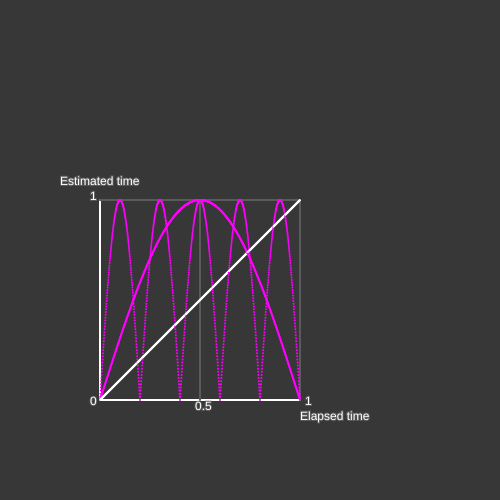
Frame 1 (no input)
Frame 2 (the mouse pressed at the canvas centre, redrawn once): identical to frame 1, image omitted

The p5.js sketch that drew this single still picture (run headless with seeded random() and noise() and a simulated clock; the mouse was pressed at the canvas centre and the sketch redrawn once):

// p5.js sketch
// ── sketch.js
///<reference path="../../p5/intellisense/p5.global-mode.d.ts" />

"use strict";
// global
let can;

function setup() {
  can = createCanvas(500, 500);
} // setup

function draw() {
  background(55);
  translate (100,400)
  strokeWeight(2);
  stroke("white")
  var w = 200;
  line(0,0,w,0);
  line(0,0,0,-w);
  // bords 
  stroke(90)
  line(0,-w,w,-w);
  line(w,-w,w,0); 
// à 50 
  line(w/2,0,w/2,-w)

  fill('white')
  text('1',205,5)
  text('0',-10,5)
  text('0.5',w/2-5,10)
  text('Elapsed time',200,20)
  text('1',-10,-200)
  text('Estimated time',-40,-215)
  var t=0;
  while (t<=1){
    stroke('white')
    let tCalc = t;
    point(t*w,-tCalc*w)
// //---------------------------    
//     stroke('green')
//     //tCalc = tPrime2(t); 
//     tCalc = easingOnT_t2(t)
//     point(t*w,-tCalc*w)
//     tCalc = easingOnT_t3(t)
//     point(t*w,-tCalc*w)
//     tCalc = easingOnT_t4(t)
//     point(t*w,-tCalc*w)
//     //--------
//     stroke('red')
//     var tFlip = 1-t

//     tCalc = easingOnT_flip_t2(t)
//     point(t*w,-tCalc*w)
//     tCalc = easingOnT_flip_t3(t)
//      point(t*w,-tCalc*w)

//      tCalc = easingOnT_flip_t4(t)
//      point(t*w,-tCalc*w)
// //-------------------------
     stroke('magenta')

    //  tCalc = t-t*t;
    //  point(t*w,-tCalc*w)

    //  tCalc = t-t*t*t;
    //  point(t*w,-tCalc*w)

    //  tCalc = t-t*t*t*t;
    //  point(t*w,-tCalc*w)
    angleMode(DEGREES)
     tCalc =  sin(t*180)
     point(t*w,-tCalc*w)

     tCalc =  abs(sin(t*180*5))
     point(t*w,-tCalc*w)

    t+=0.001;
  }
  noLoop()
}


function tgauss(t){
  return (t-t*t*t*t)
}
